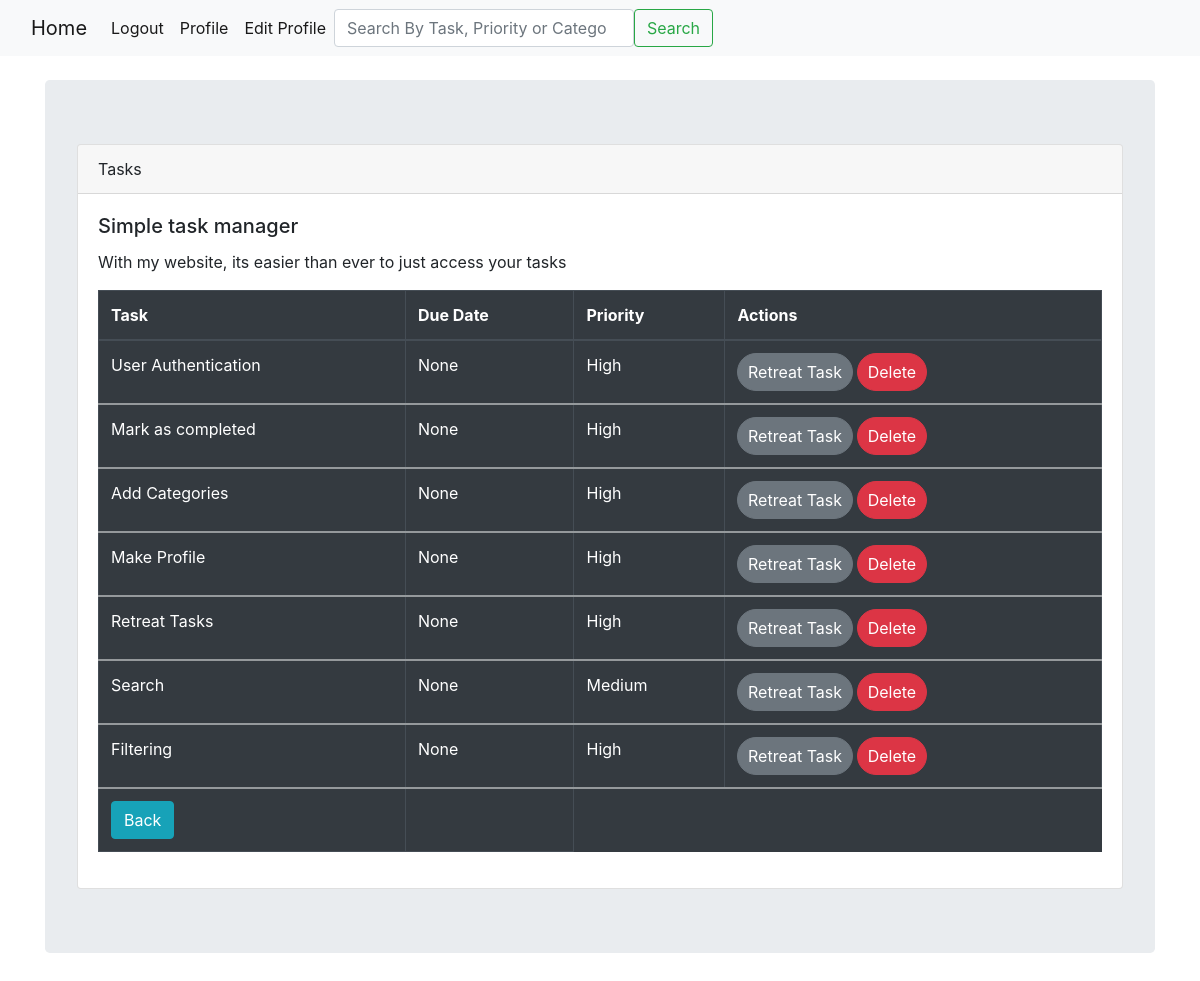
Before: /finished_tasks/ (signed in) with the older database file.
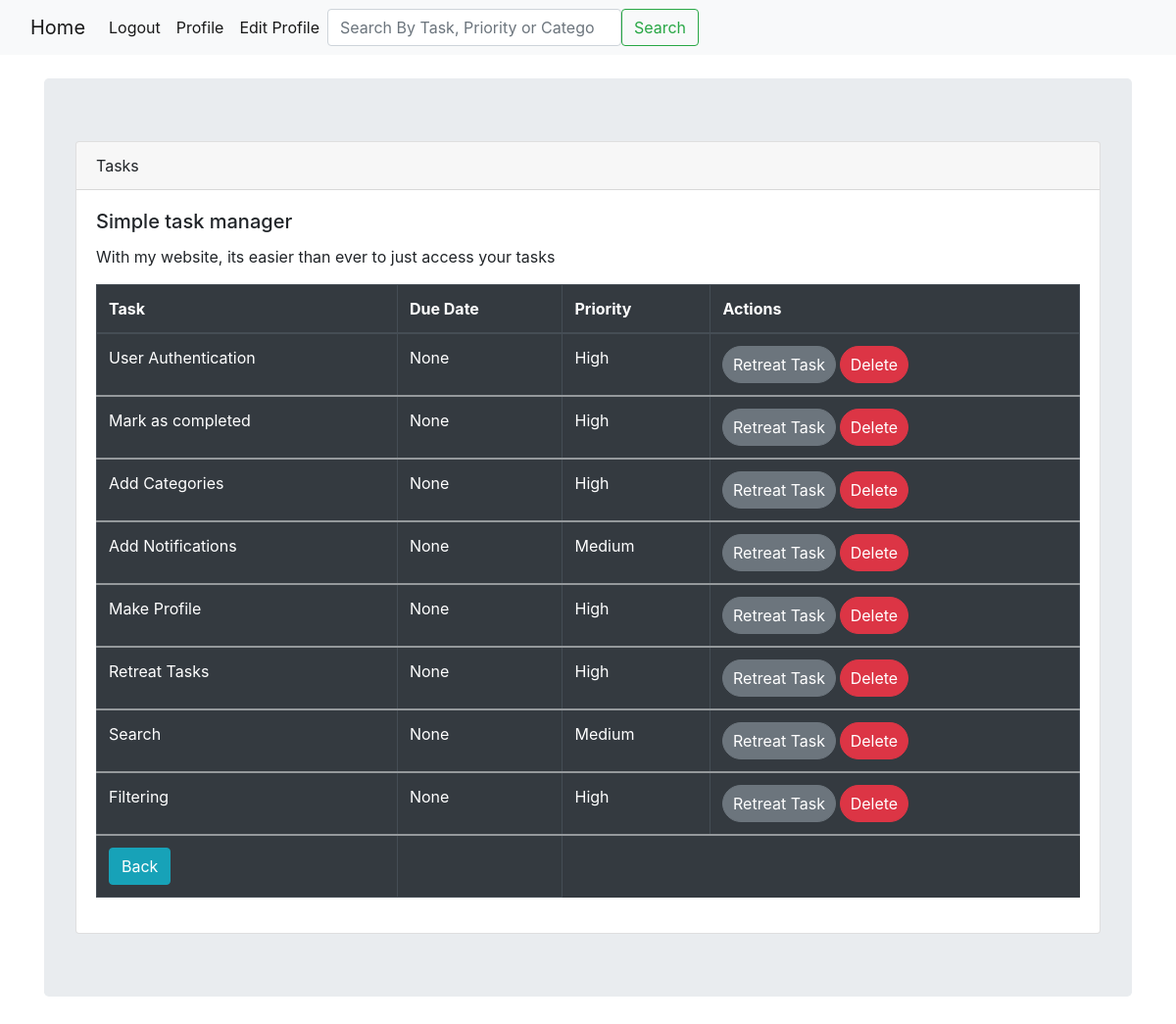
After: the same page with the newer database file.
### ToDo_App/models.py (models this page shows, shortened)
class Todo(models.Model):  # default is id in every table!
    priority_choices = [
        ('High', 'High'),
        ('Medium', 'Medium'),
        ('low', 'low'),
    ]
    category_choices = [
        ('Work', 'Work'),
        ('Personal', 'Personal'),
        ('Fitness','Fitness')
    ]
    author = models.ForeignKey(User, on_delete=models.CASCADE, null=True)
    title = models.CharField(max_length=30, null=True)
    description = models.TextField(max_length=255, null=True)
    priority = models.CharField(choices=priority_choices, null=True, max_length=10)
    due_date_day = models.DateField(null=True, blank=True)
    is_completed = models.BooleanField(default=False)
    reminded_time = models.TimeField(null=True, blank=True)
    category = models.CharField(null=True,choices=category_choices, max_length=255)

### ToDo_App/views.py (the view)
# urls.py: path('finished_tasks/', FinishedTasksView.as_view(), name= 'finished_tasks'),
class FinishedTasksView(generic.ListView):
    model = Todo
    fields = '__all__'
    template_name = 'finished_tasks.html'

### templates/finished_tasks.html (shortened to what this page needs)
{% extends 'base.html' %}
{% block content %}
    <div class="card-body">
                    <h5 class="card-title">Simple task manager</h5>
                    <p class="card-text">With my website, its easier than ever to just access your tasks</p>
    {% if user.is_authenticated %}
    <table class="table table-dark table-hover table-bordered ">
  <thead>
    <tr>
      <th scope="col">Task</th>
      <th scope="col">Due Date</th>
      <th scope="col">Priority</th>
        <th scope="col">Actions</th>
    </tr>
  </thead>
    {% for todo in todo_list %}
        {% if user.id == todo.author.id and todo.is_completed == True %}
  <tbody>
    <tr>
      <td>{{ todo.title }}</td>
      <td>{{ todo.due_date_day }}</td>
    <td>{{ todo.priority }}</td>
        <td>
            <form method="POST" action="{% url 'retreat_task' todo.pk %}">
            <a href="{% url 'Change_Task' todo.pk %}"><button type="submit" class="btn btn-secondary badge-pill">Retreat Task</button></a>
                <a href="{% url 'Delete_Task' todo.pk %}"><button type="button" class="btn btn-danger badge-pill ">Delete</button></a>
                </form>
        </td>
    </tr>
        {% endif %}
    {% endfor %}
        </tbody>
        <td>
            <a href="{% url 'HomeView' %}"><button type="button" class="btn btn-info">Back</button>
            <td>
</a></td>
    </table>
        </div>
    {% endif %}
{% endblock %}

Changed rows visible on the page:
now on this page (row edited): Todo: title "Add Notifications", due_date_day "None", priority "Medium"
